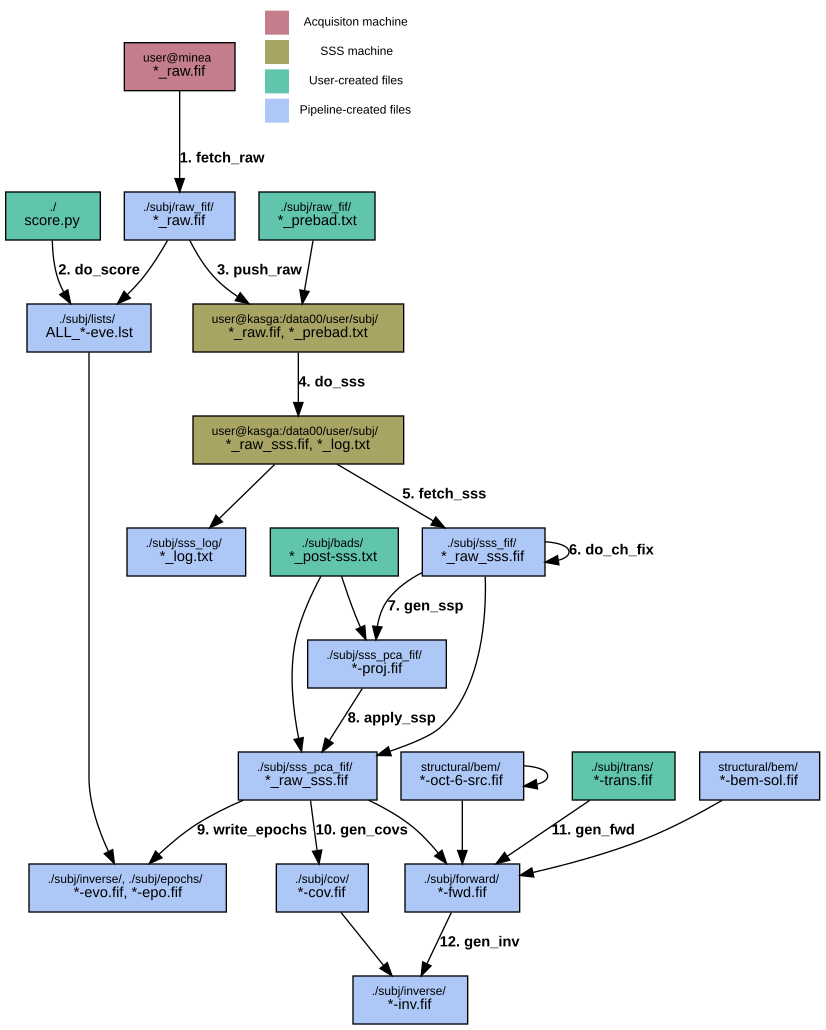

Reproduce this figure in Python.
import pygraphviz as pgv

font_face = 'Arial'
node_size = 9
node_small_size = 11
edge_size = 11
acq_color = ('#C37D8B', '#000000')  # (background color, text color)
sss_color = ('#A8A564', '#000000')
user_color = ('#61C5AD', '#000000')
pipe_color = ('#ADC7F7', '#000000')

legend = """
<<TABLE BORDER="0" CELLBORDER="0" CELLSPACING="4" CELLPADDING="4">
<TR><TD BGCOLOR="%s">    </TD><TD>Acquisiton machine</TD></TR>
<TR><TD BGCOLOR="%s">    </TD><TD>SSS machine</TD></TR>
<TR><TD BGCOLOR="%s">    </TD><TD>User-created files</TD></TR>
<TR><TD BGCOLOR="%s">    </TD><TD>Pipeline-created files</TD></TR>
</TABLE>>""" % (acq_color[0], sss_color[0], user_color[0], pipe_color[0])
legend = ''.join(legend.split('\n'))

nodes = dict(
    # Input files (presumed to be available / manually created)
    sco='./\nscore.py',
    bem='structural/bem/\n*-bem-sol.fif',
    pbd='./subj/raw_fif/\n*_prebad.txt',
    bad='./subj/bads/\n*_post-sss.txt',
    tra='./subj/trans/\n*-trans.fif',
    acq='user@minea\n*_raw.fif',

    # Files created by various steps
    mfr='user@kasga:/data00/user/subj/\n*_raw.fif, *_prebad.txt',
    mfs='user@kasga:/data00/user/subj/\n*_raw_sss.fif, *_log.txt',
    cov='./subj/cov/\n*-cov.fif',

    lst='./subj/lists/\nALL_*-eve.lst',
    raw='./subj/raw_fif/\n*_raw.fif',
    sss='./subj/sss_fif/\n*_raw_sss.fif',
    ssl='./subj/sss_log/\n*_log.txt',
    pca='./subj/sss_pca_fif/\n*_raw_sss.fif',
    pro='./subj/sss_pca_fif/\n*-proj.fif',
    evo='./subj/inverse/, ./subj/epochs/\n*-evo.fif, *-epo.fif',
    # epo='./subj/epochs/\nsubj-All-epo.fif',
    src='structural/bem/\n*-oct-6-src.fif',
    fwd='./subj/forward/\n*-fwd.fif',
    inv='./subj/inverse/\n*-inv.fif',
    # htm='./subj/\nsubj.hmtl',
    legend=legend,
)

edges = (
    ('acq', 'raw', '1. fetch_raw'),
    ('sco', 'lst', '2. do_score'),
    ('raw', 'lst'),
    ('raw', 'mfr', '3. push_raw'),
    ('pbd', 'mfr',),
    ('mfr', 'mfs', '4. do_sss'),
    ('mfs', 'sss', '5. fetch_sss'),
    ('mfs', 'ssl'),
    ('sss', 'sss', '6. do_ch_fix'),
    ('bad', 'pro'),
    ('sss', 'pro', '7. gen_ssp'),
    ('bad', 'pca'),
    ('pro', 'pca', '8. apply_ssp'),
    ('sss', 'pca'),
    ('pca', 'evo', '9. write_epochs'),
    ('lst', 'evo'),
    ('pca', 'cov', '10. gen_covs'),
    ('src', 'src'),
    ('bem', 'fwd'),
    ('pca', 'fwd'),
    ('tra', 'fwd', '11. gen_fwd'),
    ('src', 'fwd'),
    ('fwd', 'inv', '12. gen_inv'),
    ('cov', 'inv'),
    # ('evo', 'htm', 'gen_report'),
    # ('cov', 'htm', 'gen_report'),
    # ('bem', 'htm', 'gen_report'),
)

grouped_nodes = [
    [('acq', 'pbd', 'sco', 'tra', 'bad'), user_color],
    [('acq',), acq_color],
    [('mfr', 'mfs'), sss_color],
]
grouped_nodes.append([[node for node in nodes.keys()
                       if not any(node in x[0] for x in grouped_nodes) and
                       node != 'legend'],
                      pipe_color])

g = pgv.AGraph(name='mnefun flow diagram', directed=True)

for key, label in nodes.items():
    label = label.split('\n')
    if len(label) > 1:
        label[0] = '<<FONT POINT-SIZE="%s">' % node_size + label[0] + '</FONT>'
        for li in range(1, len(label)):
            label[li] = ('<FONT POINT-SIZE="%s">' % node_small_size
                         + label[li] + '</FONT>')
        label[-1] = label[-1] + '>'
        label = '<BR/>'.join(label)
    else:
        label = label[0]
    g.add_node(key, label=label)

# Create and customize nodes and edges
for edge in edges:
    g.add_edge(*edge[:2])
    e = g.get_edge(*edge[:2])
    if len(edge) > 2:
        e.attr['label'] = '<<B>%s</B>>' % edge[2]
    e.attr['fontsize'] = edge_size

# Change colors
for these_nodes, (bgcolor, fgcolor) in grouped_nodes:
    for node in these_nodes:
        g.get_node(node).attr['fillcolor'] = bgcolor
        g.get_node(node).attr['style'] = 'filled'
        g.get_node(node).attr['fontcolor'] = fgcolor

# Format (sub)graphs
for gr in g.subgraphs() + [g]:
    for x in [gr.node_attr, gr.edge_attr]:
        x['fontname'] = font_face
        x['fontsize'] = node_size
g.node_attr['shape'] = 'box'
g.node_attr['margin'] = '0.2,0.1'
g.get_node('legend').attr.update(shape='plaintext', margin=0)

g.layout('dot')
g.draw('flow.svg', format='svg')
